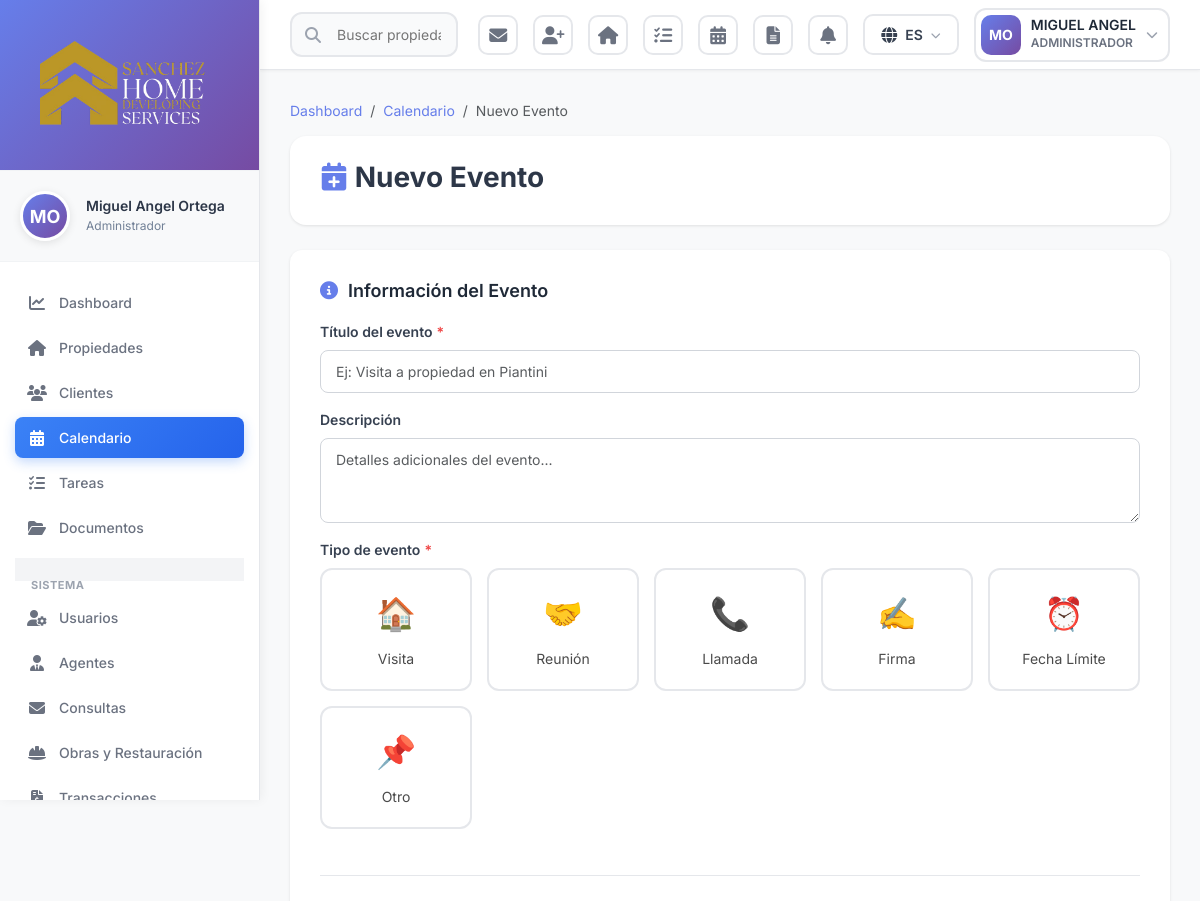
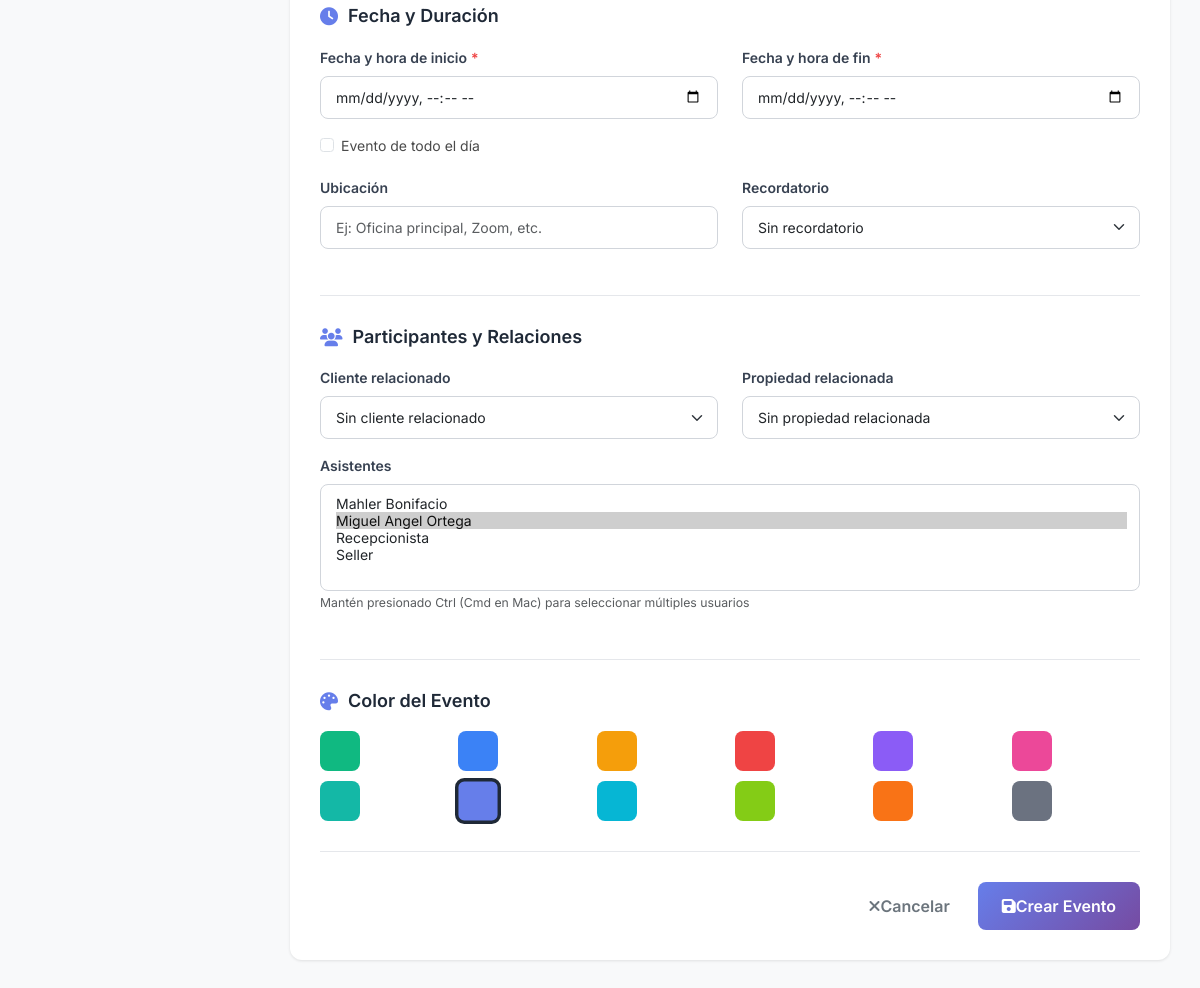
/nuevo-evento.php (signed in), run on the app's committed database (2 pictures, top to bottom).
### tables this page shows
CREATE TABLE `users` (
  `id` int(10) UNSIGNED NOT NULL,
  `username` varchar(100) NOT NULL,
  `email` varchar(255) NOT NULL,
  `password` varchar(255) NOT NULL,
  `first_name` varchar(100) NOT NULL,
  `last_name` varchar(100) NOT NULL,
  `phone` varchar(50) DEFAULT NULL,
  `phone_office` varchar(50) DEFAULT NULL,
  `profile_picture` varchar(500) DEFAULT NULL,
  `document_id` varchar(100) DEFAULT NULL,
  `date_of_birth` date DEFAULT NULL,
  `address` text DEFAULT NULL,
  `role_id` int(10) UNSIGNED NOT NULL,
  `office_id` int(10) UNSIGNED DEFAULT NULL,
  `status` enum('active','inactive','suspended') DEFAULT 'active',
  `position` varchar(150) DEFAULT NULL,
  `specialization` varchar(150) DEFAULT NULL,
  `license_number` varchar(100) DEFAULT NULL,
  `commission_sale` decimal(5,2) DEFAULT 0.00,
  `commission_rent` decimal(5,2) DEFAULT 0.00,
  `biography` text DEFAULT NULL,
  `linkedin_url` varchar(500) DEFAULT NULL,
  `facebook_url` varchar(500) DEFAULT NULL,
  `twitter_url` varchar(500) DEFAULT NULL,
  `instagram_url` varchar(500) DEFAULT NULL,
  `whatsapp_business` varchar(50) DEFAULT NULL,
  `language` varchar(5) DEFAULT 'en',
  `show_in_public_website` tinyint(1) DEFAULT 0,
  `total_sales` int(10) UNSIGNED DEFAULT 0,
  `total_rentals` int(10) UNSIGNED DEFAULT 0,
  `total_transaction_value` decimal(15,2) DEFAULT 0.00,
  `average_rating` decimal(3,2) DEFAULT 0.00,
  `email_verified_at` timestamp NULL DEFAULT NULL,
  `remember_token` varchar(100) DEFAULT NULL,
  `last_login` timestamp NULL DEFAULT NULL,
  `created_at` timestamp NULL DEFAULT current_timestamp(),
  `updated_at` timestamp NULL DEFAULT current_timestamp() ON UPDATE current_timestamp()
);

CREATE TABLE `roles` (
  `id` int(10) UNSIGNED NOT NULL,
  `name` varchar(100) NOT NULL,
  `display_name` varchar(150) NOT NULL,
  `description` text DEFAULT NULL,
  `permissions` longtext DEFAULT NULL CHECK (json_valid(`permissions`)),
  `is_active` tinyint(1) DEFAULT 1,
  `created_at` timestamp NULL DEFAULT current_timestamp(),
  `updated_at` timestamp NULL DEFAULT current_timestamp() ON UPDATE current_timestamp()
);

### nuevo-evento.php (the view, shortened to what the rows shown need)
<?php
require_once 'config.php';
require_once 'database.php';
require_once 'functions.php';
$currentUser = getCurrentUser();
include 'header.php';
include 'sidebar.php';
?>
<div class="main-content">
    <div class="calendar-container">
        <div class="page-header-modern">
            <h2 class="page-title-modern">
                <i class="fas fa-calendar-plus" style="color: #667eea;"></i> Nuevo Evento
            </h2>
        </div>
    </div>
</div>
<?php include 'footer.php'; ?>

### header.php (shortened to what the rows shown need)
<!DOCTYPE html>
<html lang="<?php echo currentLanguage() === 'es' ? 'es' : 'en'; ?>">
<head>
    <link href="https://cdn.jsdelivr.net/npm/bootstrap@5.3.0/dist/css/bootstrap.min.css" rel="stylesheet">
    <link rel="stylesheet" href="https://cdnjs.cloudflare.com/ajax/libs/font-awesome/6.4.0/css/all.min.css">
    <link rel="stylesheet" href="https://cdn.jsdelivr.net/npm/sweetalert2@11/dist/sweetalert2.min.css">
    <link rel="stylesheet" href="assets/css/style.css">
</head>
<body>
<div class="header-modern">
    <div class="header-actions">
        <div class="custom-dropdown" id="userDropdown">
            <div class="custom-dropdown-toggle user-dropdown-toggle">
                <?php if($currentUser['profile_picture']): ?>
                <img src="<?php echo htmlspecialchars($currentUser['profile_picture']); ?>"
                     alt="<?php echo htmlspecialchars($currentUser['first_name']); ?>"
                     class="user-avatar-header">
                <?php else: ?>
                <div class="user-avatar-header" style="background: linear-gradient(135deg, #667eea 0%, #764ba2 100%); display: flex; align-items: center; justify-content: center; color: white; font-weight: 700; font-size: 14px;">
                    <?php echo strtoupper(substr($currentUser['first_name'], 0, 1) . substr($currentUser['last_name'], 0, 1)); ?>
                </div>
                <?php endif; ?>
                <div class="user-info-header">
                    <div class="user-info-name"><?php echo htmlspecialchars($currentUser['first_name']); ?></div>
                    <div class="user-info-role"><?php echo htmlspecialchars($currentUser['role']['display_name'] ?? __('user', [], 'Usuario')); ?></div>
                </div>
                <i class="fas fa-chevron-down" style="color: #9ca3af; font-size: 12px;"></i>
            </div>
        </div>
    </div>
</div>
</body>
</html>
</body>
</html>

### sidebar.php (shortened to what the rows shown need)
<aside class="sidebar" id="sidebar">
    <div class="user-profile-section">
        <div class="d-flex align-items-center gap-3">
            <?php if($currentUser['profile_picture']): ?>
            <img src="<?php echo htmlspecialchars($currentUser['profile_picture']); ?>"
                 alt="<?php echo htmlspecialchars($currentUser['first_name']); ?>"
                 class="user-avatar">
            <?php else: ?>
            <div class="user-avatar-placeholder">
                <?php echo strtoupper(substr($currentUser['first_name'], 0, 1) . substr($currentUser['last_name'], 0, 1)); ?>
            </div>
            <?php endif; ?>
            <div class="flex-grow-1 user-info">
                <h6 class="user-name">
                    <?php echo htmlspecialchars($currentUser['first_name'] . ' ' . $currentUser['last_name']); ?>
                </h6>
                <small class="user-role">
                    <?php echo htmlspecialchars($currentUser['role']['display_name'] ?? __('user', [], 'Usuario')); ?>
                </small>
            </div>
        </div>
    </div>
</aside>

### data on the page
users: first_name+last_name "MO", first_name "MIGUEL ANGEL", first_name+last_name "Miguel Angel Ortega"
roles: display_name "ADMINISTRADOR", display_name "Administrador"

### other printed values
__('menu.dashboard', [], 'Dashboard') "Dashboard"
__('menu.properties', [], 'Propiedades') "Propiedades"
__('menu.clients', [], 'Clientes') "Clientes"
__('menu.calendar', [], 'Calendario') "Calendario"
__('menu.tasks', [], 'Tareas') "Tareas"
__('menu.documents', [], 'Documentos') "Documentos"
__('menu.system', [], 'Gestión') "SISTEMA"
__('menu.users', [], 'Usuarios') "Usuarios"
__('menu.agents', [], 'Agentes') "Agentes"
__('menu.inquiries', [], 'Consultas') "Consultas"
__('menu.projects', [], 'Obras y Restauración') "Obras y Restauración"
form field value "Mahler Bonifacio / Miguel Angel Ortega ☑ / Recepcionista / Seller"
